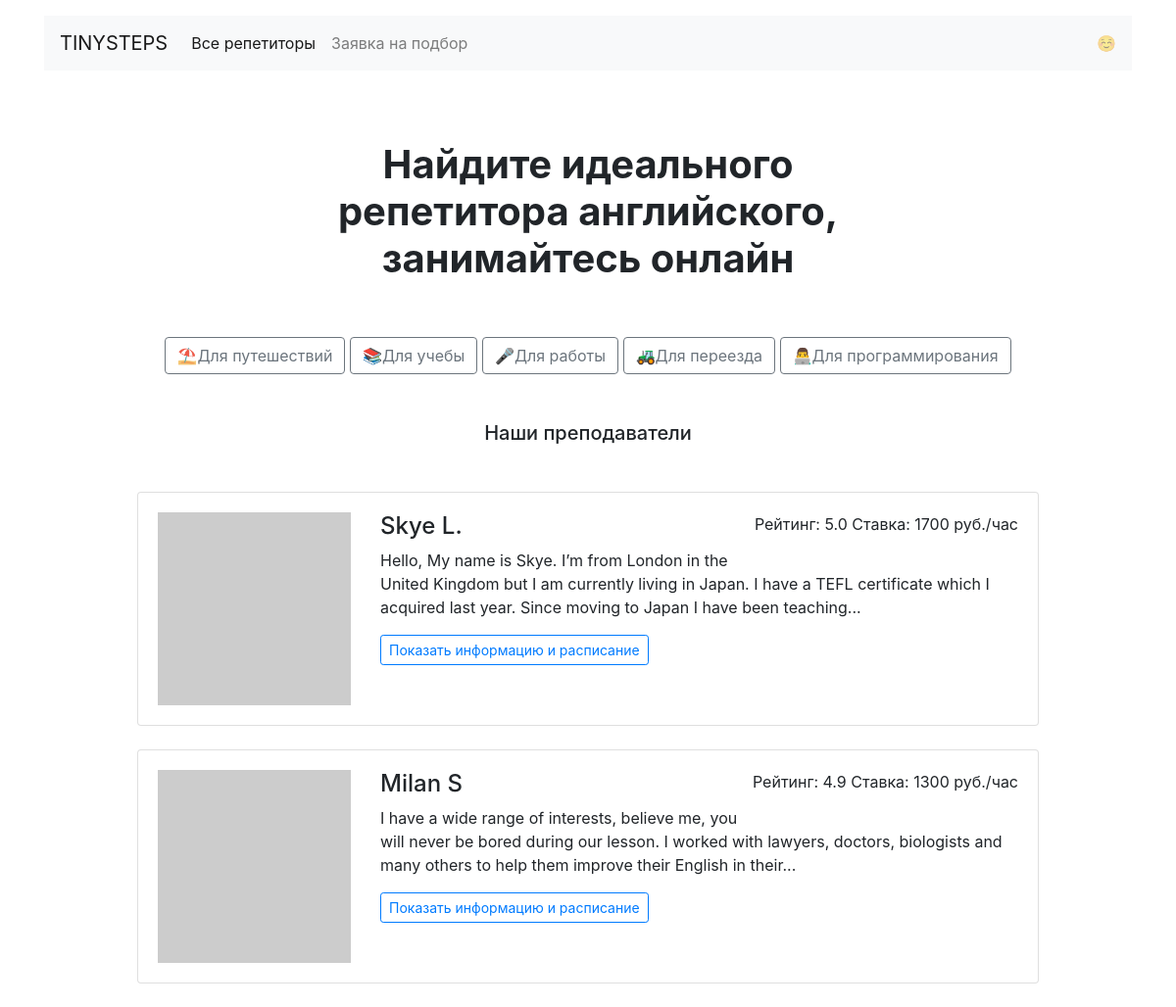
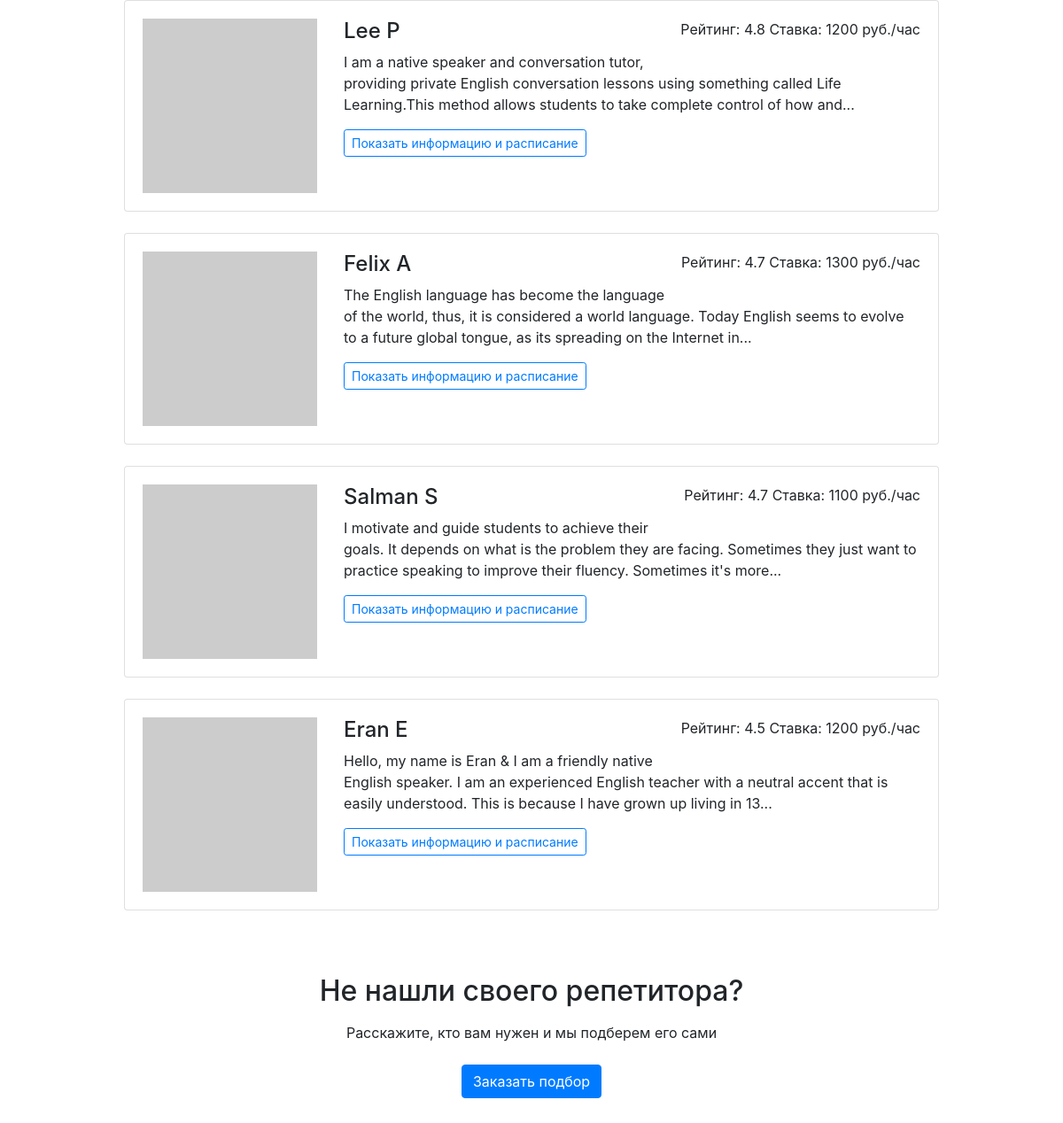
The page / on the database its author committed (2 pictures, top to bottom).
### models.py (models this page shows)
class Goal(db.Model):
    __tablename__ = "goals"
    id = db.Column(db.Integer, primary_key=True)
    name = db.Column(db.String(15), nullable=False, unique=True)
    icon = db.Column(db.String(40), nullable=False, unique=True)
    teachers = db.relationship('Teacher', secondary=goals_teachers, back_populates="goals")
    request = db.relationship('Request')  # у одной цели м.б. много заявок

class Teacher(db.Model):
    __tablename__ = "teachers"
    id = db.Column(db.Integer, primary_key=True)
    name = db.Column(db.String(), nullable=False)
    about = db.Column(db.Text())
    picture = db.Column(db.String(50), unique=True)
    rating = db.Column(db.Float)
    price = db.Column(db.Integer, nullable=False)
    schedule = db.Column(JSON)
    goals = db.relationship('Goal', secondary=goals_teachers, back_populates="teachers")  # many to many
    booking = db.relationship('Booking', back_populates="teacher")

### views.py (the view)
@app.route('/')
def main():
    teachers = Teacher.query.order_by(Teacher.rating.desc()).limit(6).all()
    return render_template("index.html", goals=get_goals(), teachers=teachers)

### data.py (called while the page is built)
def get_goals():
    return db.session.query(Goal).all()

### templates/index.html
{% extends 'base.html' %}
    {% block container %}
    <section>
    <h1 class="h1 text-center mx-auto mt-4 py-5"><strong>Найдите идеального <br>репетитора английского, <br>занимайтесь онлайн</strong></h1>
    <div class="text-center mb-5">
        {% for goal in goals %}
      <div class="btn-group mx-auto mb-0" role="group" aria-label="Basic example">
        <a href="{{ url_for('show_goal', goal_id=goal.id) }}" class="btn btn-outline-secondary">{{ goal.icon }}{{ goal.name }}</a>
      </div>
        {% endfor %}
    </div>
    <h2 class="h5 text-center mb-5">Наши преподаватели</h2>
    <div class="row">
      <div class="col-12 col-lg-10 offset-lg-1 m-auto">
          {% for teacher in teachers %}
          <div class="card mb-4">
          <div class="card-body">
            <div class="row">
              <div class="col-3"><img src="{{ teacher.picture }}" class="img-fluid" alt=""></div>
              <div class="col-9">
                <p class="float-right">Рейтинг: {{ teacher.rating }} Ставка: {{ teacher.price }} руб./час</p>
                <h2 class="h4">{{ teacher.name }}</h2>
                <p>{{ teacher.about|truncate(200) }}</p>
                <a href="{{ url_for('show_profile', id=teacher.id) }}" class="btn btn-outline-primary btn-sm mr-3 mb-2">Показать информацию и расписание</a>
              </div>
            </div>
          </div>
        </div>
          {% endfor %}
      </div>
    </div>
    <h2 class="text-center mt-5 mb-3">Не нашли своего репетитора?</h2>
    <p class="text-center mb-4">Расскажите, кто вам нужен и мы подберем его сами</p>
    <div class="text-center pb-5">
        <a href="{{ url_for('show_request') }}" class="btn btn-primary">Заказать подбор</a>
    </div>
{% endblock %}

### templates/base.html (shortened to what this page needs)
<!DOCTYPE html>
<html lang="ru">
<head>
  <link rel="stylesheet" href="https://stackpath.bootstrapcdn.com/bootstrap/4.3.1/css/bootstrap.min.css">
</head>
<body>
  <header class="container mt-3">
    <nav class="navbar navbar-expand-lg navbar-light bg-light">
      <a class="navbar-brand" href="{{ url_for('main') }}">TINYSTEPS</a>
      <div class="collapse navbar-collapse" id="navbarNav">
        <ul class="navbar-nav">
          <li class="nav-item active">
            <a class="nav-link" href="{{ url_for('main') }}">Все репетиторы</a>
          </li>
          <li class="nav-item">
            <a class="nav-link" href="{{ url_for('show_request') }}">Заявка на подбор</a>
          </li>
        </ul>
      </div>
      <span class="navbar-text d-sm-none d-lg-block">
        ☺️
      </span>
    </nav>
  </header>
  <main class="container mt-3 mb-5">
      {% block container %} {% endblock %}
  </main>
</body>
</html>

### rows shown on the page
Goal: icon "⛱", name "Для путешествий"
Goal: icon "📚", name "Для учебы"
Goal: icon "🎤", name "Для работы"
Goal: icon "🚜", name "Для переезда"
Goal: icon "👨‍💻", name "Для программирования"
Teacher: rating "5.0", price "1700", name "Skye L.", about "Hello, My name is Skye. I’m from London in the United Kingdom but I am currently living in Japan. I have a TEFL certificate which I acquired last year. Since moving to Japan I have been teaching..."
Teacher: rating "4.9", price "1300", name "Milan S", about "I have a wide range of interests, believe me, you will never be bored during our lesson. I worked with lawyers, doctors, biologists and many others to help them improve their English in their..."
Teacher: rating "4.8", price "1200", name "Lee P", about "I am a native speaker and conversation tutor, providing private English conversation lessons using something called Life Learning.This method allows students to take complete control of how and..."
Teacher: rating "4.7", price "1300", name "Felix A", about "The English language has become the language of the world, thus, it is considered a world language. Today English seems to evolve to a future global tongue, as its spreading on the Internet in..."
Teacher: rating "4.7", price "1100", name "Salman S", about "I motivate and guide students to achieve their goals. It depends on what is the problem they are facing. Sometimes they just want to practice speaking to improve their fluency. Sometimes it's more..."
Teacher: rating "4.5", price "1200", name "Eran E", about "Hello, my name is Eran & I am a friendly native English speaker. I am an experienced English teacher with a neutral accent that is easily understood. This is because I have grown up living in 13..."
